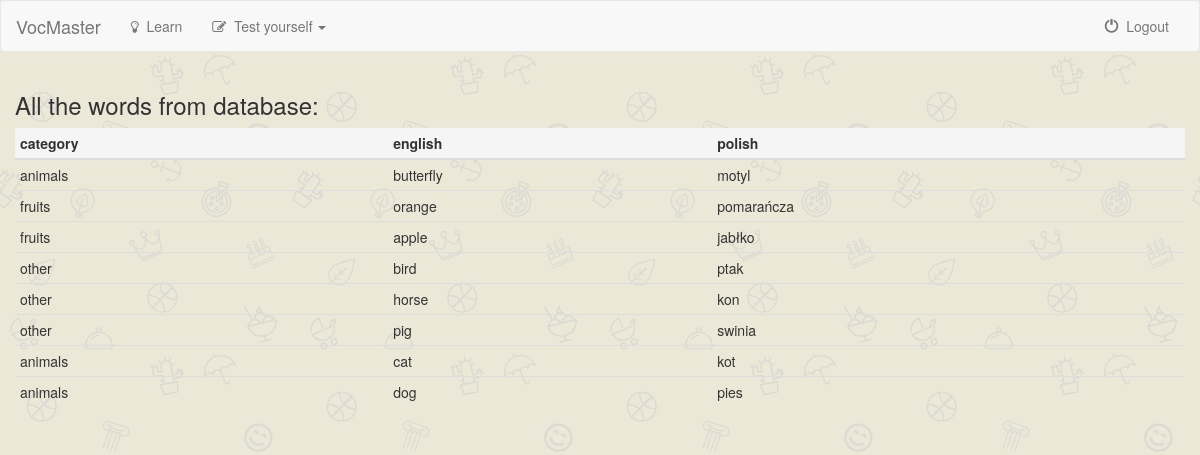
/tralala/json (signed in), run on an earlier commit of the app's database.
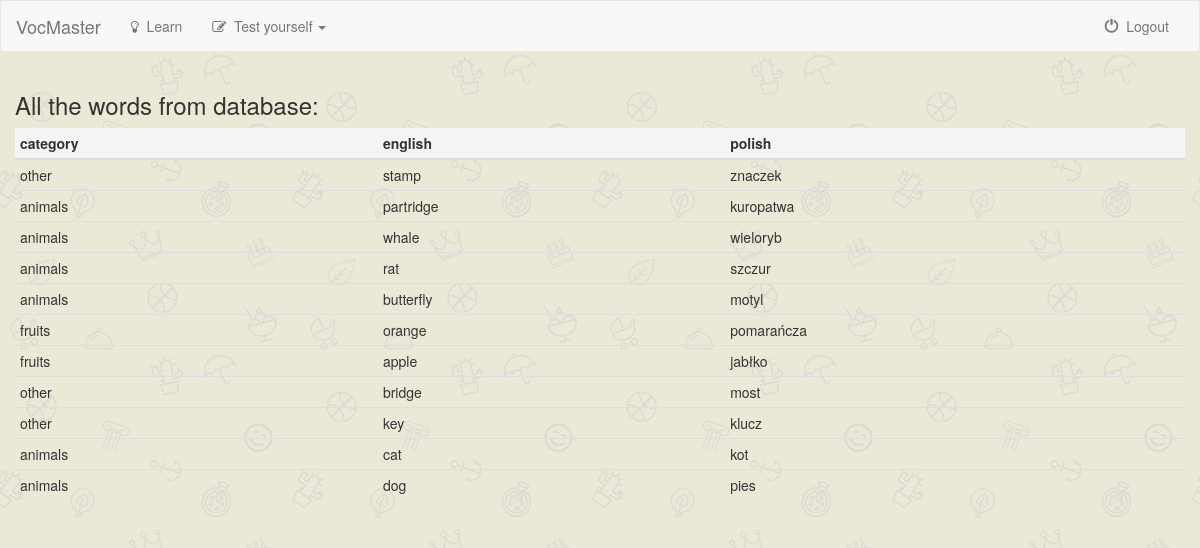
And on a later commit of the database.
### vocabulary/models.py (models this page shows, shortened)
class Word(models.Model):
    english = models.CharField(max_length=40)
    polish = models.CharField(max_length=60)
    category = models.ForeignKey(Category, on_delete=models.CASCADE)
    description = models.CharField(max_length=300, default='')

class Category(models.Model):
    category = models.CharField(max_length=30, unique=True)
    picture = models.CharField(max_length=500, default='')
    slug = models.SlugField(max_length=30, unique=True)
    def __str__(self):
        return self.category

### vocabulary/views.py (the view)
# urls.py: url(r'^tralala/json', views.json, name='json'),
def json(request):
    if not request.user.is_authenticated():
        return redirect('vocabulary:index')
    else:
        if request.is_ajax():
            command = request.GET['Command']
            if command == 'all':
                my_data = Word.objects.all()
            else:
                category_id = Category.objects.get(category=command).id
                my_data = Word.objects.filter(category=category_id)
            total_num = my_data.count()
            data = js.dumps({'words': [{'eng': elem.english, 'pol': elem.polish} for elem in my_data]})
            context = {'all_data': data, 'counter': total_num}
            return JsonResponse(context, safe=False)
        else:
            my_data = Word.objects.all()
            my_data = list(reversed(my_data))
            count = len(my_data)
            return render(request, 'vocabulary/json.html', {'current_data': my_data, 'count': count})

### vocabulary/templates/vocabulary/json.html (shortened to what this page needs)
{% extends 'vocabulary/base.html' %}
{% block body %}
    <div class="container-fluid">
    {% if current_data %}
        <h3>All the words from database:</h3>
        <table class="table table-condensed table-hover">
            <thead>
            <tr class="active">
                <th>category</th>
                <th>english</th>
                <th>polish</th>
            </tr>
            </thead>
            <tbody>
            {% for data in current_data %}
                <tr>
                    <td>{{ data.category }}</td>
                    <td>{{ data.english }}</td>
                    <td>{{ data.polish }}</td>
                </tr>
            {% endfor %}
            </tbody>
        </table>
    {% else %}
        <h3> No data! </h3>
    {% endif %}
{% endblock body %}

What changed in the data, as far as the page shows it:
removed Word: category "other", english "bird", polish "ptak"
added Word: category "other", english "stamp", polish "znaczek"
added Word: category "animals", english "partridge", polish "kuropatwa"
added Word: category "animals", english "whale", polish "wieloryb"
added Word: category "animals", english "rat", polish "szczur"
changed Word: english "horse" → "bridge"; polish "kon" → "most"
changed Word: english "pig" → "key"; polish "swinia" → "klucz"
